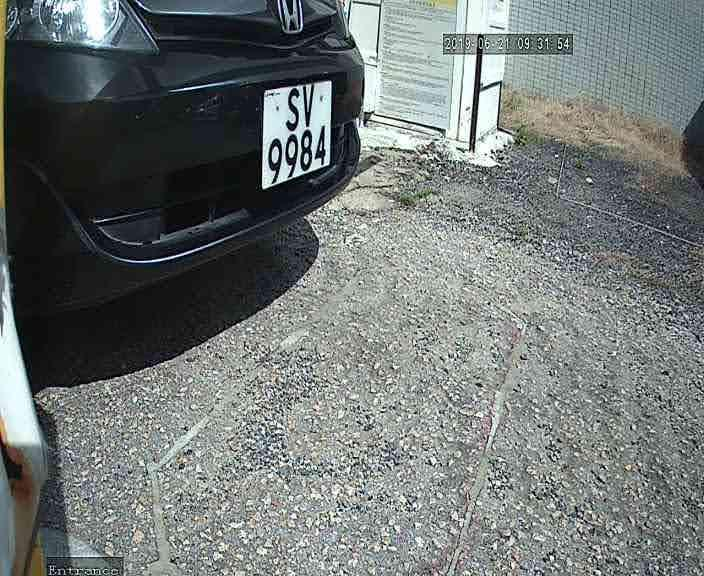
#> input picture data/11_1_i_h__20190621093202_27871908.jpg, 704 x 576 px; its folder holds only this picture in this run
$ python App.py
#> lines starting #> are read from the running program, lines starting #| are printed output that depends on the picture
### AddNoise.py
import numpy as np
np.seterr(invalid='ignore')
import os
import cv2

def add_snow(image):
	image_HLS = cv2.cvtColor(image,cv2.COLOR_RGB2HLS) ## Conversion to HLS
	image_HLS = np.array(image_HLS, dtype = np.float64)
	brightness_coefficient = 2.5
	snow_point=140 ## increase this for more snow
	image_HLS[:,:,1][image_HLS[:,:,1]<snow_point] = image_HLS[:,:,1][image_HLS[:,:,1]<snow_point]*brightness_coefficient ## scale pixel values up for channel 1(Lightness)
	image_HLS[:,:,1][image_HLS[:,:,1]>255]  = 255 ##Sets all values above 255 to 255
	image_HLS = np.array(image_HLS, dtype = np.uint8)
	image_RGB = cv2.cvtColor(image_HLS,cv2.COLOR_HLS2RGB) ## Conversion to RGB
	return image_RGB

 #  rain
 ##### ##### ##### ##### #####
def generate_random_lines(imshape,slant,drop_length):
	drops=[]
	for i in range(1500): ## If You want heavy rain, try increasing this
		# if slant<0:
		# 	x= np.random.randint(slant,imshape[1])
		# else:
		x= np.random.randint(0,imshape[1]-slant)
		y= np.random.randint(0,imshape[0]-drop_length)
		drops.append((x,y))
	return drops

def add_rain(image):
	image = image.astype(np.float32)
	imshape = image.shape
	slant_extreme=10
	slant= np.random.randint(-slant_extreme,slant_extreme)
	drop_length=20
	drop_width=1
	drop_color=(200,200,200) ## a shade of gray
	rain_drops= generate_random_lines(imshape,slant,drop_length)
	# print('rain_drops',len(rain_drops))
	for rain_drop in rain_drops:
		cv2.line(image,(rain_drop[0],rain_drop[1]),(rain_drop[0]+slant,rain_drop[1]+drop_length),drop_color,drop_width)
	image= cv2.blur(image,(6,6)) ## rainy view are blurry
	brightness_coefficient = 0.7 ## rainy days are usually shady
	image_HLS = cv2.cvtColor(image,cv2.COLOR_RGB2HLS) ## Conversion to HLS
	image_HLS[:,:,1] = image_HLS[:,:,1]*brightness_coefficient ## scale pixel values down for channel 1(Lightness)
	image_RGB = cv2.cvtColor(image_HLS,cv2.COLOR_HLS2RGB) ## Conversion to RGB
	return image_RGB

 #  ploygon shadow
 ##### ##### ##### ##### #####
def generate_shadow_coordinates(imshape, no_of_shadows=1):
	vertices_list=[]
	for index in range(no_of_shadows):
		vertex=[]
		for dimensions in range(np.random.randint(3,15)): ## Dimensionality of the shadow polygon
			vertex.append(( imshape[1]*np.random.uniform(),imshape[0]//3+imshape[0]*np.random.uniform()))
		vertices = np.array([vertex], dtype=np.int32) ## single shadow vertices
		vertices_list.append(vertices)
	return vertices_list ## List of shadow vertices

def add_shadow(image,no_of_shadows=3):
	image = image.astype(np.float32)
	image_HLS = cv2.cvtColor(image,cv2.COLOR_RGB2HLS)
	## Conversion to HLS
	mask = np.zeros_like(image)
	imshape = image.shape
	vertices_list= generate_shadow_coordinates(imshape, no_of_shadows)
	#3 getting list of shadow vertices
	for vertices in vertices_list:
		cv2.fillPoly(mask, vertices, 255) ## adding all shadow polygons on empty mask, single 255 denotes only red channel
	image_HLS[:,:,1][mask[:,:,0]==255] = image_HLS[:,:,1][mask[:,:,0]==255]*0.5 ## if red channel is hot, image's "Lightness" channel's brightness is lowered
	image_RGB = cv2.cvtColor(image_HLS,cv2.COLOR_HLS2RGB)
		## Conversion to RGB
	return image_RGB


def rectangle(image):
	for x in range(1,8):
		overlay = image.copy()
		row,col,ch = image.shape

		w, h = np.random.randint(100,500), np.random.randint(100,500)
		x, y = np.random.randint(0,row-w), np.random.randint(0,col-h),   # Rectangle parameters
		r,g,b = np.random.randint(0, 255),np.random.randint(0, 255),np.random.randint(0, 255)
		cv2.rectangle(overlay, (x, y), (x+w, y+h), (r,g,b), -1)  # A filled rectangle
		alpha = 0.2  # Transparency factor.
		# Following line overlays transparent rectangle over the image
		image = cv2.addWeighted(overlay, alpha, image, 1 - alpha, 0)
	return image

def speckle(image):
	row,col,ch = image.shape
	gauss = np.random.randn(row,col,ch)
	gauss = gauss.reshape(row,col,ch)
	noisy = image + (image * gauss)
	return noisy

 #  main
 ##### ##### ##### ##### #####

def allNoise(image):
	image = rectangle(image)
	image = speckle(image)
	image = add_shadow(image)
	image = add_rain(image)
	return image

### App.py
# cd /Users/leekwunfung/Documents/GitHub/TrainingDataSynthesis-ImageAddNoise
# python3 App.py
import AddNoise
import cv2

from shutil import copyfile
import random

fDir = './data/'
tDir = './dataWithNoise/'

def duplicate(fn,func,img):
	# hash_ = random.getrandbits(128)
	# ffn = str(hash_)+'_'+func
	ffn = fn+'_'+func
	cv2.imwrite(tDir+ffn+'.jpg',img)
	copyfile(fDir+fn+'.txt', tDir+ffn+'.txt')
	copyfile(fDir+fn+'.xml', tDir+ffn+'.xml')

def pro(fn):
#> called with fn = '11_1_i_h__20190621093202_27871908'
	print(fn)
	img = cv2.imread(fDir+fn+'.jpg')
#> img is the input picture: shape (576, 704, 3); mean B, G, R 117.1, 118.3, 112.5
	duplicate(fn,'rain',AddNoise.add_rain(img))
#> after the loop in add_rain, `for rain_drop in rain_drops:`: image: shape (576, 704, 3) float32; mean B, G, R 123.3, 124.4, 119
#> in add_rain, `image_HLS = cv2.cvtColor(image,cv2.COLOR_RGB2HLS)`: image_HLS: shape (576, 704, 3) float32; mean of channels 0, 1, 2 81.2, 122.1, 0
#> in add_rain, `image_HLS[:,:,1] = image_HLS[:,:,1]*brightness_coefficient`: image_HLS: shape (576, 704, 3) float32; mean of channels 0, 1, 2 81.2, 85.4, 0
#> in duplicate, `ffn = fn+'_'+func`: ffn = '11_1_i_h__20190621093202_27871908_rain'
	duplicate(fn,'snowNrain',AddNoise.add_snow( AddNoise.add_rain(img) ) )
#> after the loop in add_rain (call 2), `for rain_drop in rain_drops:`: image: shape (576, 704, 3) float32; mean B, G, R 123.3, 124.5, 119
#> in add_rain (call 2), `image_HLS = cv2.cvtColor(image,cv2.COLOR_RGB2HLS)`: image_HLS: shape (576, 704, 3) float32; mean of channels 0, 1, 2 81.2, 122.1, 0
#> in add_rain (call 2), `image_HLS[:,:,1] = image_HLS[:,:,1]*brightness_coefficient`: image_HLS: shape (576, 704, 3) float32; mean of channels 0, 1, 2 81.2, 85.5, 0
#> in add_snow, `image_HLS = cv2.cvtColor(image,cv2.COLOR_RGB2HLS)`: image_HLS: shape (576, 704, 3) float32; mean of channels 0, 1, 2 81.2, 85.5, 0
#> in add_snow, `image_HLS = np.array(image_HLS, dtype = np.float64)`: image_HLS: shape (576, 704, 3) float64; mean of channels 0, 1, 2 81.2, 85.5, 0
#> in add_snow, `image_HLS[:,:,1][image_HLS[:,:,1]<snow_point] = image_HLS[:,:,1][image..`: image_HLS: shape (576, 704, 3) float64; mean of channels 0, 1, 2 81.2, 204.1, 0
#> in add_snow, `image_HLS[:,:,1][image_HLS[:,:,1]>255]  = 255`: image_HLS: shape (576, 704, 3) float64; mean of channels 0, 1, 2 81.2, 192.2, 0
#> in add_snow, `image_HLS = np.array(image_HLS, dtype = np.uint8)`: image_HLS: shape (576, 704, 3); mean of channels 0, 1, 2 77.6, 191.9, 0
	duplicate(fn,'rectangleNrain',AddNoise.rectangle( AddNoise.add_rain(img) ))
#> after the loop in add_rain (call 3), `for rain_drop in rain_drops:`:
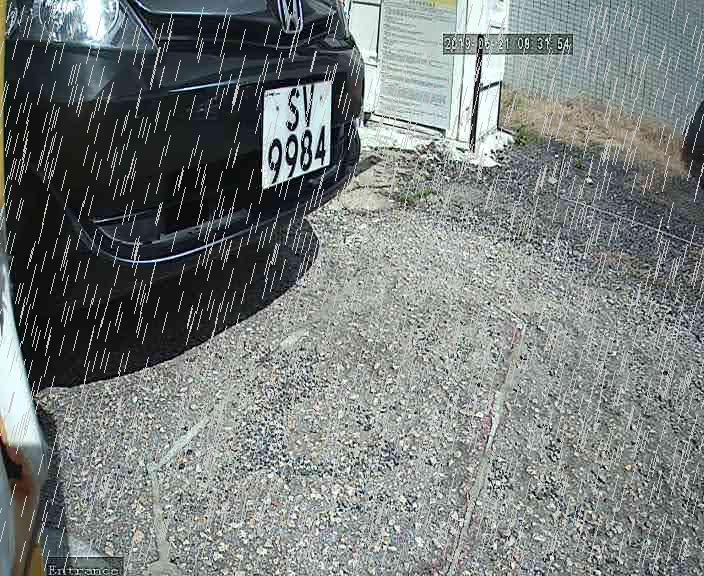
#> image: shape (576, 704, 3) float32; mean B, G, R 123.2, 124.3, 118.9
#> in add_rain (call 3), `image_HLS = cv2.cvtColor(image,cv2.COLOR_RGB2HLS)`: image_HLS: shape (576, 704, 3) float32; mean of channels 0, 1, 2 81.2, 121.9, 0
#> in add_rain (call 3), `image_HLS[:,:,1] = image_HLS[:,:,1]*brightness_coefficient`: image_HLS: shape (576, 704, 3) float32; mean of channels 0, 1, 2 81.2, 85.3, 0
#> in add_rain (call 3), `image_RGB = cv2.cvtColor(image_HLS,cv2.COLOR_HLS2RGB)`:
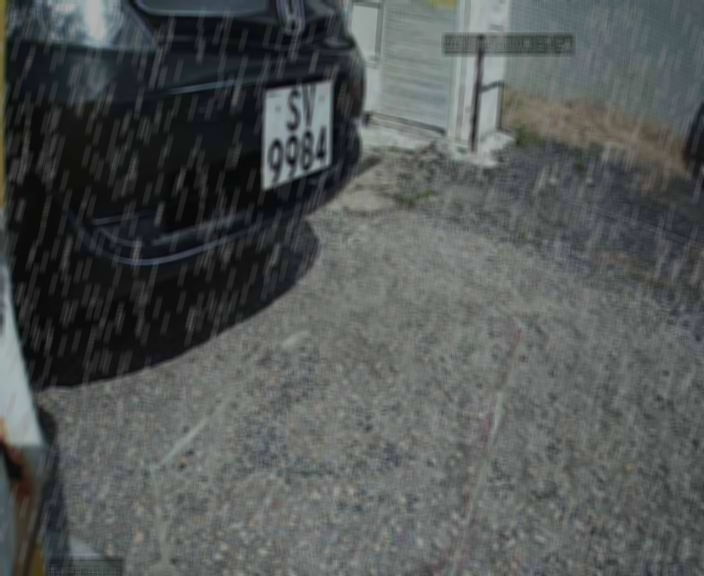
#> image_RGB: shape (576, 704, 3) float32; mean B, G, R 86.2, 87, 83.2
#> the loop in rectangle, `for x in range(1,8):` made 7 passes
#> (w, h, y, r, g, b) on passes 1 to 7: (202, 362, 314, 33, 10, 142), (342, 188, 278, 168, 130, 243), (310, 391, 150, 149, 56, 170), (173, 470, 171, 87, 117, 219), (410, 350, 109, 185, 78, 174), (388, 332, 278, 55, 100, 237), (217, 386, 110, 12, 225, 216)
#> after the loop in rectangle, `for x in range(1,8):`:
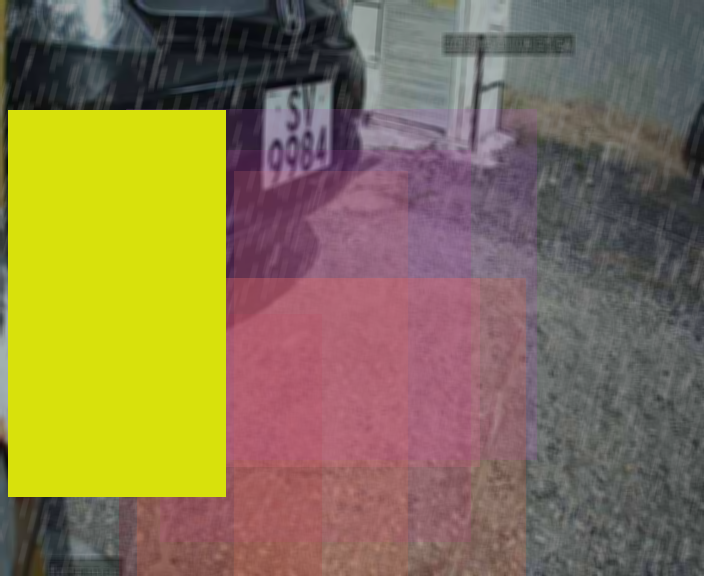
#> overlay: shape (576, 704, 3) float32; mean B, G, R 80.4, 119.2, 134.2
	duplicate(fn,'speckleNshadow',AddNoise.speckle( AddNoise.add_shadow(img) ) )
#> in add_shadow, `image_HLS = cv2.cvtColor(image,cv2.COLOR_RGB2HLS)`: image_HLS: shape (576, 704, 3) float32; 0.02% of the values are NaN or infinite; the others: min -3, max 358.5, mean 64.74
#> after the loop in add_shadow, `for vertices in vertices_list:`:
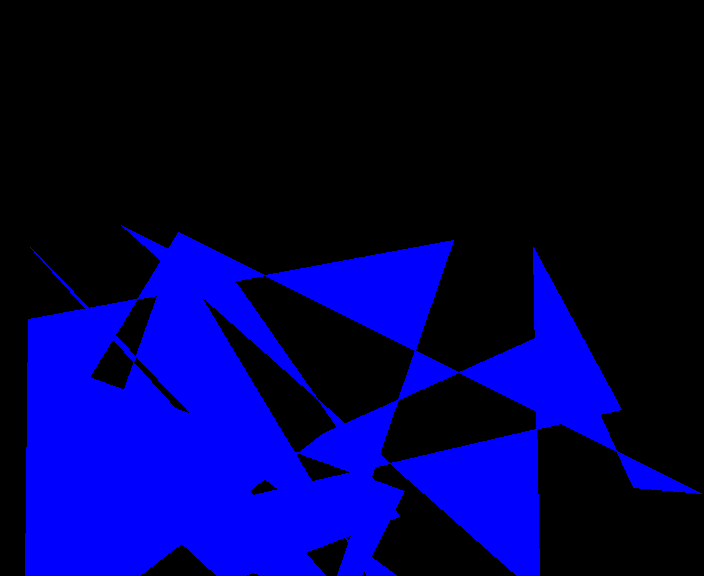
#> mask: shape (576, 704, 3) float32; mean of channels 0, 1, 2 74.7, 0, 0; drawn as B, G, R
#> in add_shadow, `image_HLS[:,:,1][mask[:,:,0]==255] = image_HLS[:,:,1][mask[:,:,0]==255..`: image_HLS: shape (576, 704, 3) float32; 0.02% of the values are NaN or infinite; the others: min -3, max 358.5, mean 58.48
#> in add_shadow, `image_RGB = cv2.cvtColor(image_HLS,cv2.COLOR_HLS2RGB)`: image_RGB: shape (576, 704, 3) float32; 0.06% of the values are NaN or infinite; the others: min -1.91e-06, max 255, mean 97.28
#> in speckle, `row,col,ch = image.shape`: row = 576; col = 704; ch = 3
#> in speckle, `noisy = image + (image * gauss)`: noisy: shape (576, 704, 3) float64; 0.06% of the values are NaN or infinite; the others: min -856.7, max 1183.7, mean 97.39
	duplicate(fn,'shadowNrain',AddNoise.add_shadow( AddNoise.add_rain(img) ) )
#> after the loop in add_rain (call 4), `for rain_drop in rain_drops:`:
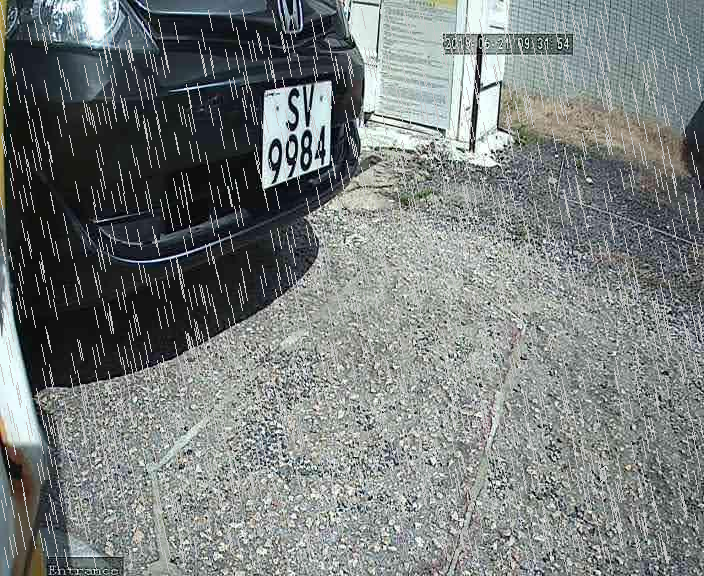
#> image: shape (576, 704, 3) float32; mean B, G, R 123.4, 124.5, 119
#> in add_rain (call 4), `image_HLS = cv2.cvtColor(image,cv2.COLOR_RGB2HLS)`: image_HLS: shape (576, 704, 3) float32; mean of channels 0, 1, 2 81.2, 122.1, 0
#> in add_rain (call 4), `image_HLS[:,:,1] = image_HLS[:,:,1]*brightness_coefficient`: image_HLS: shape (576, 704, 3) float32; mean of channels 0, 1, 2 81.2, 85.5, 0
#> call 2 of add_shadow, with no_of_shadows = 3
#> in add_shadow (call 2), `image_HLS = cv2.cvtColor(image,cv2.COLOR_RGB2HLS)`: image_HLS: shape (576, 704, 3) float32; mean of channels 0, 1, 2 81.2, 85.5, 0
#> after the loop in add_shadow (call 2), `for vertices in vertices_list:`:
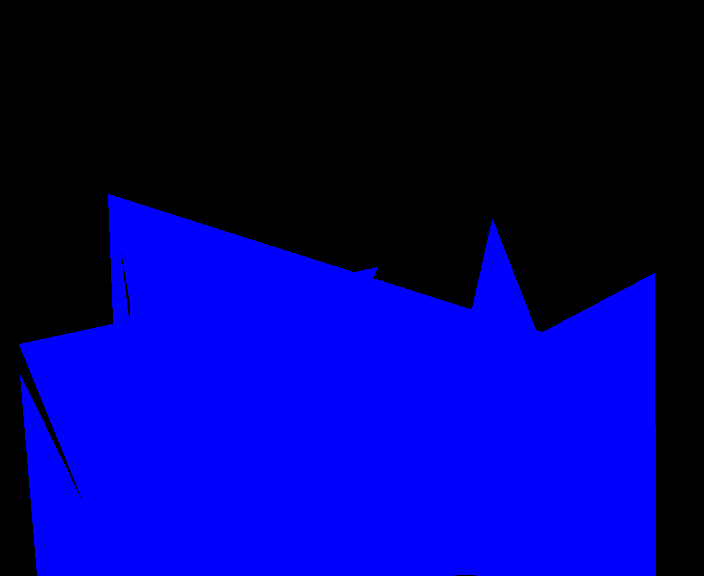
#> mask: shape (576, 704, 3) float32; mean of channels 0, 1, 2 118.8, 0, 0; drawn as B, G, R
#> in add_shadow (call 2), `image_HLS[:,:,1][mask[:,:,0]==255] = image_HLS[:,:,1][mask[:,:,0]==255..`: image_HLS: shape (576, 704, 3) float32; mean of channels 0, 1, 2 81.2, 63.4, 0
	duplicate(fn,'speckleNrain',AddNoise.add_rain( AddNoise.speckle(img) ) )
#> in speckle (call 2), `noisy = image + (image * gauss)`:
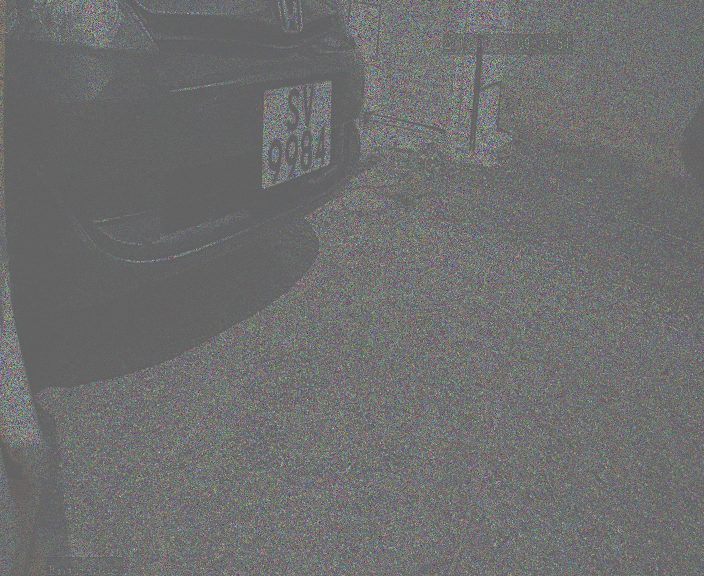
#> noisy: shape (576, 704, 3) float64; mean B, G, R 117.6, 118.4, 112.6; drawn with min black and max white
	duplicate(fn,'allNoise',AddNoise.allNoise(img))

import os
for file in os.listdir(fDir):
	if '.jpg' in file:
		pro(file.replace('.jpg',''))

$ run again, on data/11_1_i_h__20190621093202_27871908_snowNrain.jpg
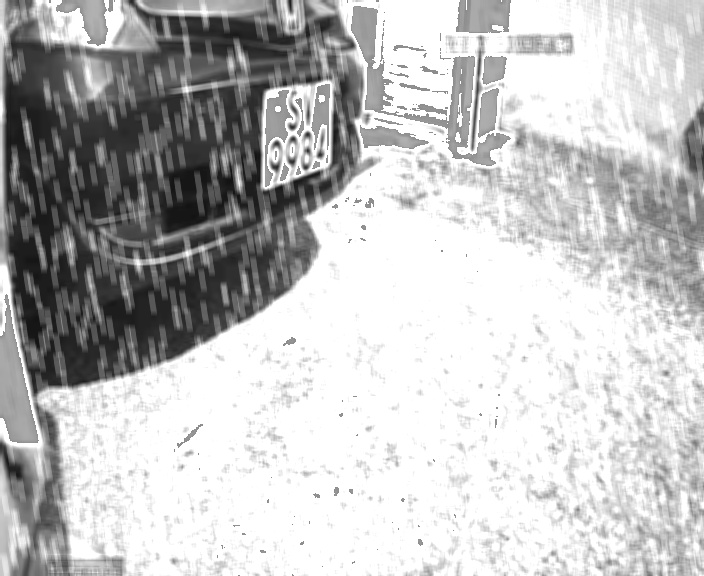
#> input picture data/11_1_i_h__20190621093202_27871908_snowNrain.jpg, 704 x 576 px
#> in pro, img is the input picture: shape (576, 704, 3); min 17, max 255, mean 192
#> the loop in rectangle, `for x in range(1,8):` made 7 passes
#> (w, h, y, r, g, b) on passes 1 to 7: (202, 362, 314, 33, 10, 142), (342, 188, 278, 168, 130, 243), (310, 391, 150, 149, 56, 170), (173, 470, 171, 87, 117, 219), (410, 350, 109, 185, 78, 174), (388, 332, 278, 55, 100, 237), (217, 386, 110, 12, 225, 216)
#> after the loop in rectangle, `for x in range(1,8):`:
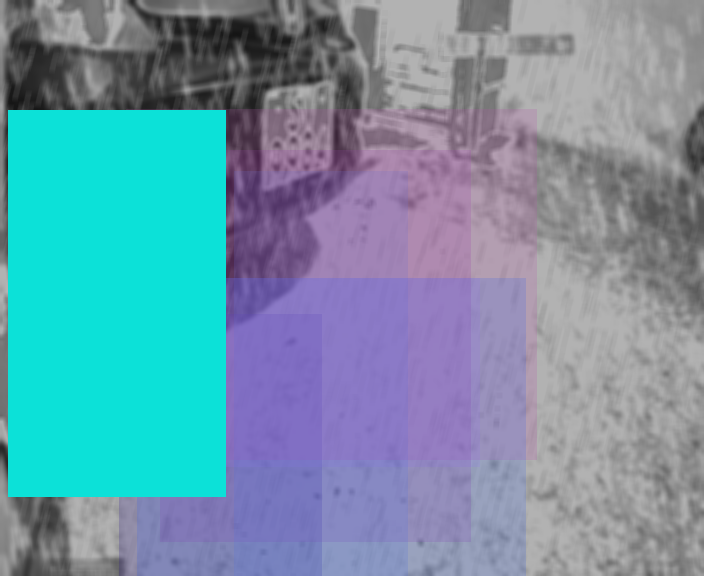
#> overlay: shape (576, 704, 3) float32; mean R, G, B 111.7, 150.1, 168
#> in speckle, `row,col,ch = image.shape`: row = 576; col = 704; ch = 3
#> after the loop in add_rain (call 5), `for rain_drop in rain_drops:`:
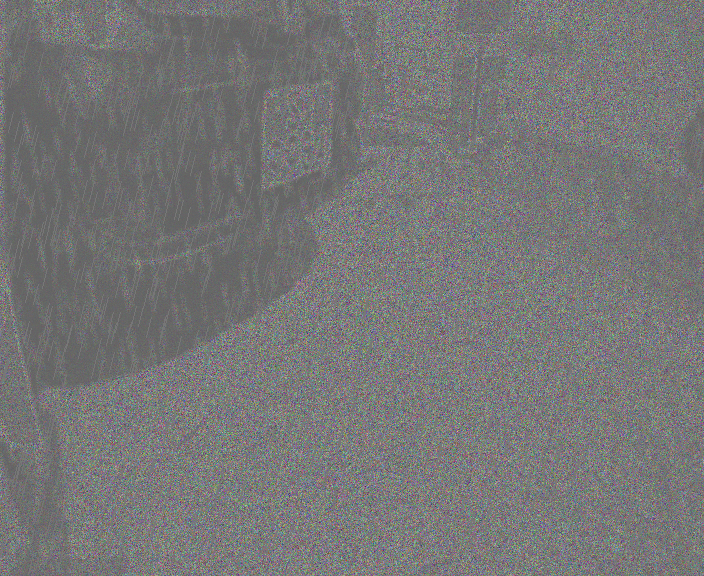
#> image: shape (576, 704, 3) float32; mean of channels 0, 1, 2 193, 192.4, 192.6; drawn with min black and max white
